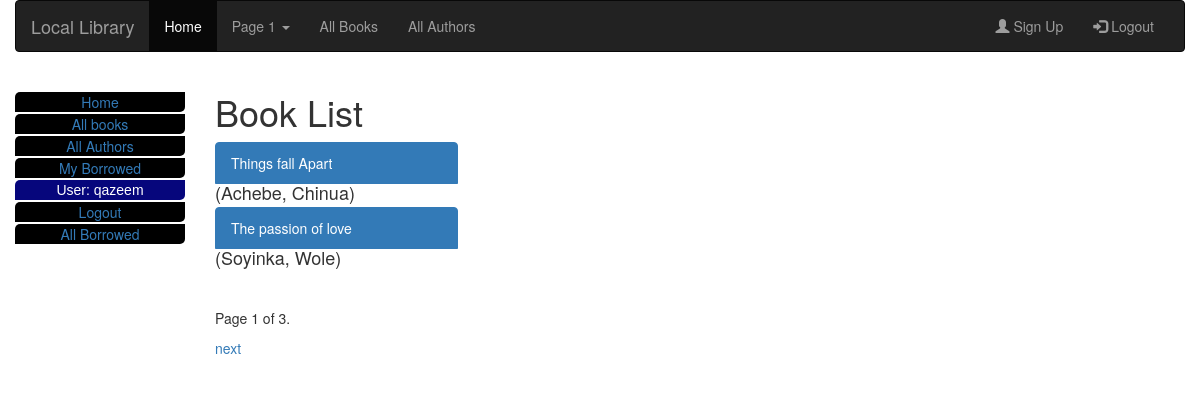
The page /catalog/books (signed in) on the database its author committed.
### catalog/models.py (models this page shows, shortened)
class Book(models.Model):
    title = models.CharField(max_length=200)
    author = models.ForeignKey('Author', on_delete=models.SET_NULL, null=True)
    summary = models.TextField(max_length=1000, help_text="Enter a brief description of the book")
    isbn = models.CharField('ISBN', max_length=13, help_text='13 Character <a href="https://www.isbn-international.org/content/what-isbn">ISBN number</a>')
    genre = models.ManyToManyField(Genre, help_text='Select a genre for this book')
    def get_absolute_url(self):
        return reverse("book-detail", args=[str(self.id)])
    def display_genre(self):
        """Create a string for the Genre. This is required to display genre in Admin."""
        return ', '.join(genre.name for genre in self.genre.all()[:3])
    display_genre.short_description = 'Genre'

class Author(models.Model):
    first_name = models.CharField(max_length=100)
    last_name = models.CharField(max_length=100)
    date_of_birth = models.DateField(null=True, blank=True)
    date_of_death = models.DateField('Died', null=True, blank=True)
    class Meta:
        ordering = ['last_name', 'first_name']
    def __str__(self):
        return f'{self.last_name}, {self.first_name}'

### catalog/views.py (the view)
# urls.py: path("books", views.BookListView.as_view(), name='books'),
class BookListView(LoginRequiredMixin, generic.ListView):
    model = Book
    paginate_by = 2
    context_object_name = 'book_list'   # your own name for the list as a template variable
    queryset = Book.objects.all()
    template_name = 'catalog/book_list.html'  # Specify your own template name/location

### catalog/templates/catalog/book_list.html (shortened to what this page needs)
{% extends "base.html" %}
{% block content %}
  <h1>Book List</h1>
  {% if book_list %}
      {% for book in book_list %}
      <div class="list-group">
      <a class="list-group-item active" href="{{ book.get_absolute_url }}">{{ book.title }}</a>
      <h4 class="list-group-item-heading">({{book.author}})</h4>
      {% endfor %}
  {% else %}
    <p>There are no books in the library.</p>
  {% endif %}
</div>
{% endblock %}

### catalog/templates/base.html (shortened to what this page needs)
{% load static %}
<!DOCTYPE html>
<html lang="en">
<head>
  <link rel="stylesheet" href="{% static 'css/bootstrap.min.css' %}">
  <link rel="stylesheet" href="{% static 'css/styles.css' %}">
</head>
<body>
  <div class="container-fluid">
    <nav class="navbar navbar-inverse">
        <div class="container-fluid">
          <div class="navbar-header">
            <a class="navbar-brand" href="#">Local Library</a>
          </div>
          <div class="collapse navbar-collapse" id="myNavbar">
            <ul class="nav navbar-nav">
              <li class="active"><a href="{% url 'index' %}">Home</a></li>
              <li class="dropdown">
                <a class="dropdown-toggle" data-toggle="dropdown" href="#">Page 1 <span class="caret"></span></a>
              </li>
              <li><a href="{% url 'books' %}">All Books</a></li>
              <li><a href="{% url 'authors' %}">All Authors</a></li>
            </ul>
            <ul class="nav navbar-nav navbar-right">
              <li><a href="#"><span class="glyphicon glyphicon-user"></span> Sign Up</a></li>
              {% if user.is_authenticated%}
              <li><a href="{% url 'logout'%}?next={{request.path}}"><span class="glyphicon glyphicon-log-in"></span> Logout</a></li>
              {% else %}
              <li><a href="{% url 'login'%}?next={{request.path}}">Login</a></li>
              {% endif %}
            </ul>
          </div>
        </div>
      </nav>
    <div class="row">
      <div class="col-sm-2">
      {% block sidebar %}
        <ul class="sidebar-nav">
          <li><a href="{% url 'index' %}">Home</a></li>
          <li><a href="{% url 'books' %}">All books</a></li>
          <li><a href="{% url 'authors' %}">All Authors</a></li>
          <li><a href="{% url 'myBorrowed' %}">My Borrowed</a></li>
         {% if user.is_authenticated %}
            <li id="user">User: {{ user.get_username }}</li>
            <li><a href="{% url 'logout'%}?next={{request.path}}">Logout</a></li>
          {% else %}
            <li><a href="{% url 'login'%}?next={{request.path}}">Login</a></li>
          {% endif %}
        {% if perms.catalog.can_mark_returned %}
          <li><a href="{% url 'borrowedAll' %}">All Borrowed</a></li>
        {% endif %}
        </ul>
     {% endblock %}
      </div>
      <div class="col-sm-10 ">
      {% block content %}{% endblock %}
      </div>
    {% block pagination %}
        {% if is_paginated %}
          <div class="pagination">
            <span class="page-links">
              <span class="page-current">
                <p>Page {{ page_obj.number }} of {{ page_obj.paginator.num_pages }}.</p>
              </span>
              {% if page_obj.has_next %}
                <a href="{{ request.path }}?page={{ page_obj.next_page_number }}">next</a>
              {% endif %}
            </span>
          </div>
        {% endif %}
      {% endblock %}
    </div>
  </div>
</body>
</html>

### catalog/static/css/styles.css (style rules this page uses)
.sidebar-nav { margin-top: 20px; padding: 0; list-style: none; }
.list-group-item { width:25%; }
.sidebar-nav li { background: black; color: white; margin-bottom: 2px; text-align: center; border-top-left-radius: 5px; border-bottom-right-radius: 5px; }
#user { background: rgb(6, 6, 124); color: white; font-family: 'Trebuchet MS', 'Lucida Sans Unicode', 'Lucida Grande', 'Lucida Sans', Arial, sans-serif; }

### rows shown on the page
Book: title "Things fall Apart", author "Achebe, Chinua"
Book: title "The passion of love", author "Soyinka, Wole"

### other values the page prints
{{ user.get_username }} "qazeem"
{{ page_obj.number }} "1"
{{ page_obj.paginator.num_pages }} "3"
